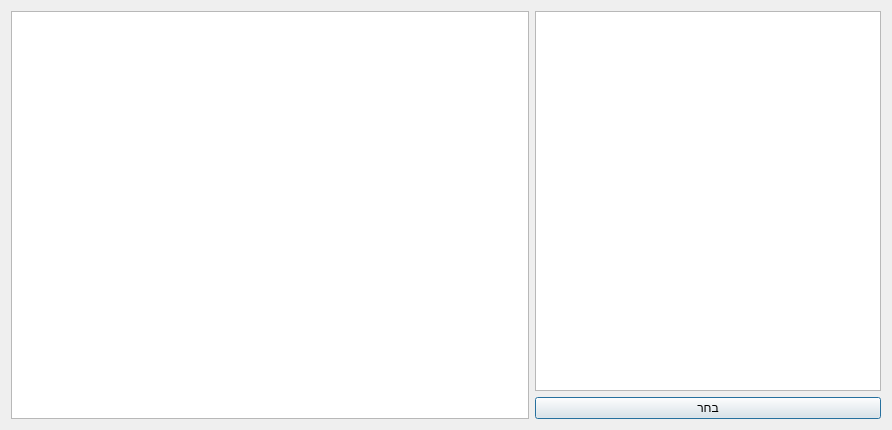
<?xml version="1.0" encoding="UTF-8"?>
<ui version="4.0">
 <class>fileExplorer</class>
 <widget class="QDialog" name="fileExplorer">
  <property name="geometry">
   <rect>
    <x>0</x>
    <y>0</y>
    <width>892</width>
    <height>430</height>
   </rect>
  </property>
  <property name="windowTitle">
   <string>Dialog</string>
  </property>
  <layout class="QGridLayout" name="gridLayout" columnstretch="3,2">
   <item row="0" column="1">
    <widget class="QListView" name="fileExplorerListView"/>
   </item>
   <item row="1" column="1">
    <widget class="QPushButton" name="fileExplorerSelectBtn">
     <property name="text">
      <string>בחר</string>
     </property>
    </widget>
   </item>
   <item row="0" column="0" rowspan="2">
    <widget class="QTreeView" name="fileExplorerTreeView"/>
   </item>
  </layout>
 </widget>
 <resources/>
 <connections/>
</ui>
